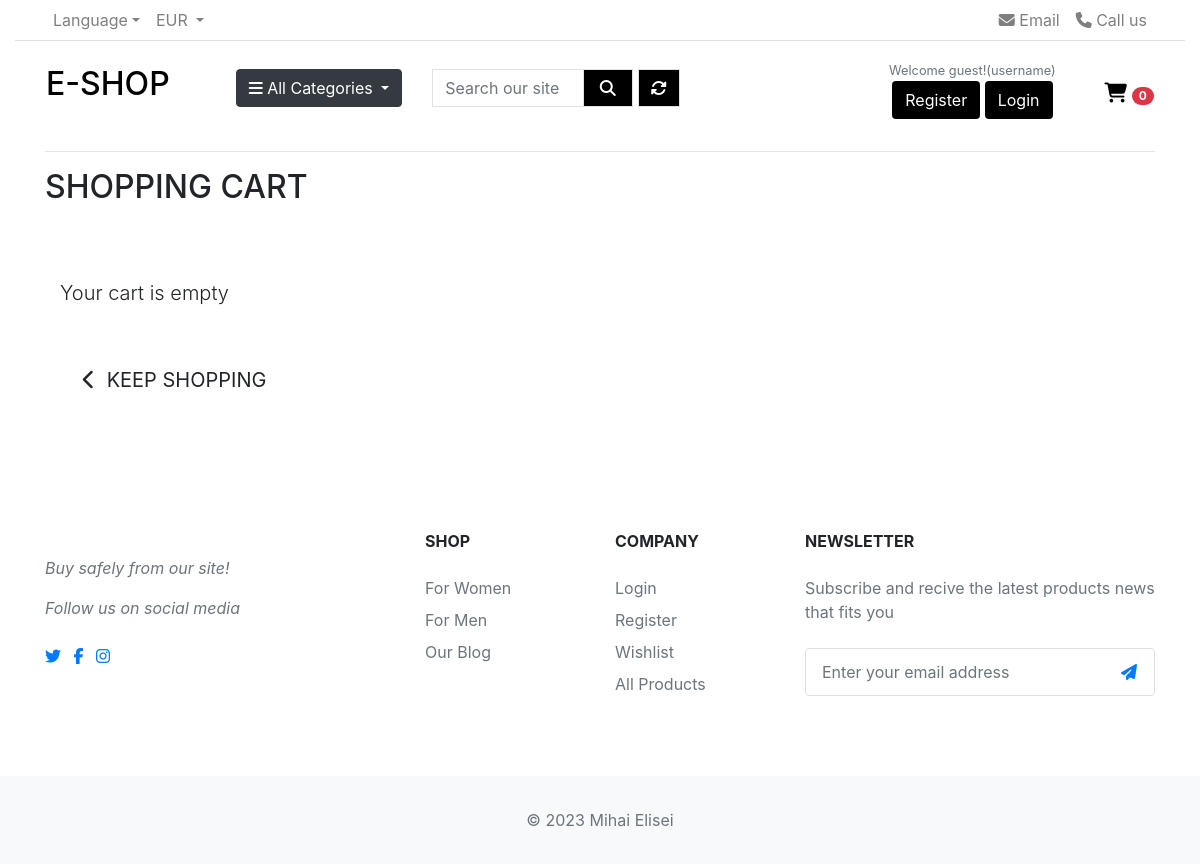
Page /cart/ on the earlier database version.
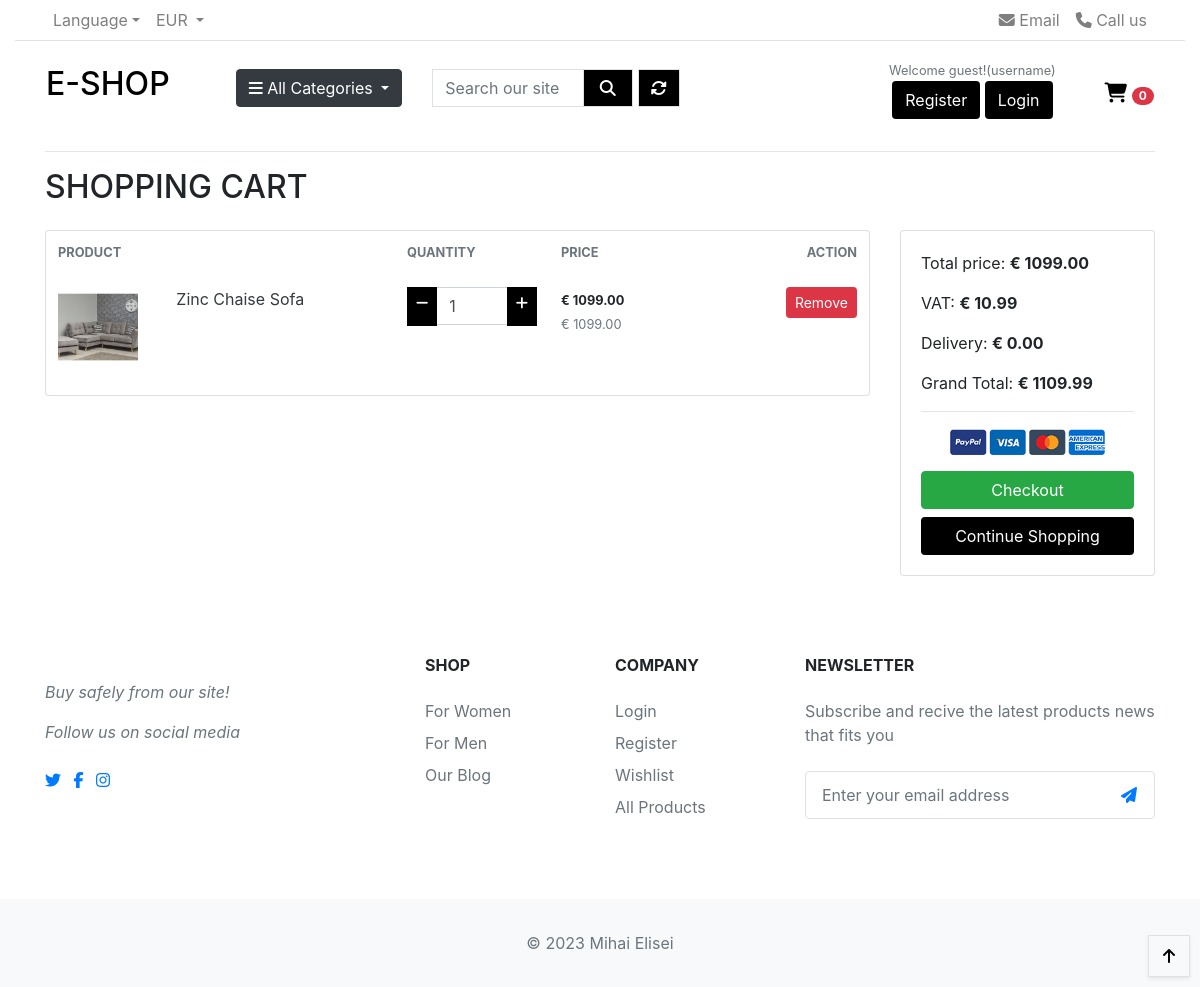
Same page on the later database version.
### cart/models.py (models this page shows, shortened)
class CartItem(models.Model):
    product = models.ForeignKey(Product, on_delete=models.CASCADE)
    variations = models.ManyToManyField(Variation, blank=True)
    cart = models.ForeignKey(Cart, on_delete=models.CASCADE)
    quantity = models.IntegerField()
    is_active = models.BooleanField(default=True)
    def sub_total(self):
        return self.product.price * self.quantity

### products/models.py (models this page shows, shortened)
class Product(models.Model):
    category = models.ForeignKey('Category', null=True, blank=True,
                                 on_delete=models.SET_NULL)
    name = models.CharField(max_length=254, unique=True)
    slug = models.SlugField(max_length=254, unique=True)
    description = models.TextField()
    stock = models.IntegerField()
    is_available = models.BooleanField(default=True)
    price = models.DecimalField(max_digits=8, decimal_places=2)
    rating = models.DecimalField(max_digits=6, decimal_places=2, null=True,
                                 blank=True)
    image_url = models.URLField(max_length=1024, null=True, blank=True)
    image = models.ImageField(null=True, blank=True)
    created_date = models.DateTimeField(auto_now_add=True)
    updated_date = models.DateTimeField(auto_now=True)

### cart/views.py (the view)
# urls.py: path('', views.view_cart, name='view_cart'),
def view_cart(request):
    return render(request, 'cart/cart.html')

### cart/contexts.py (called while the page is built)
def counter(request):
    cart_count = 0
    if 'admin' in request.path:
        return {}
    else:
        try:
            cart = Cart.objects.filter(cart_id=_cart_id(request))
            cart_items = CartItem.objects.all().filter(cart=cart[:1])
            for cart_item in cart_items:
                cart_count += cart_item.quantity
        except Cart.DoesNotExist:
            cart_count = 0
    return dict(cart_count=cart_count)

### cart/views.py (called while the page is built)
def _cart_id(request):
    cart = request.session.session_key  # Get the session id
    if not cart:
        cart = request.session.create()
    return cart

### products/contexts.py (called while the page is built)
def category_links(request):
    categories = Category.objects.all()
    return dict(categories=categories)

### products/models.py (called while the page is built)
    def get_url(self):
        return reverse('products_by_category', args=[self.slug])

### cart/templates/cart/cart.html (shortened to what the changed rows need)
{% extends 'base.html' %}
{% load static %}
{% block content %}
<div class="container mb-2">
    <div class="row">
        <div class="col">
            <h2 class="logo-font mb-4"> Shopping Cart</h2>
        </div>
    </div>
    <div class="row">
        <div class="col">
            {% if cart_items %}
            <div class="row">
                <div class="col-lg-9">
                    <div class="card">
                        <table class="table table-borderless table-shopping-cart">
                            <thead class="text-muted">
                                <tr class="small text-uppercase">
                                    <th scope="col">Product</th>
                                    <th scope="col" width="120">Quantity</th>
                                    <th scope="col" width="120">Price</th>
                                    <th scope="col" class="text-right" width="200">Action </th>
                                </tr>
                            </thead>
                            <tbody>
                                {% for cart_item in cart_items %}
                                <tr>
                                    <td>
                                        <div class="row">
                                            <div class="col-lg-4 col-md-6 col-sm-12">
                                                {% if cart_item.product.image %}
                                                <img src="{{ cart_item.product.image.url }}" class="img-sm">
                                                {% else %}
                                                <img src="/media/noimage.png" class="img-sm">
                                                {% endif %}
                                            </div>
                                            <div class="col-lg-8 col-md-6 col-sm-12">
                                                <a href="{% url 'product_detail' cart_item.product.id %}"
                                                    class="title text-dark  d-block">{{ cart_item.product.name }}</a>
                                                <br>
                                            </div>
                                        </div>
                                    </td>
                                    <td>
                                        <div class="input-group input-spinner" style="width: 130px;">
                                            <div class="input-group-prepend">
                                                <a class=" btn btn-sm btn-black rounded-0"
                                                    href="{% url 'remove_from_cart' cart_item.product.id cart_item.id %}"
                                                    id="button-plus"> <i class="fa fa-minus"></i> </a>
                                            </div>
                                            <input type="text" class="form-control" value="{{ cart_item.quantity }}">
                                            <div class="input-group-append">
                                                <form action="{% url 'add_to_cart' cart_item.product.id %}"
                                                    method="POST">
                                                    <button class="btn btn-sm btn-black rounded-0" type="submit"
                                                        id="button-minus"> <i class="fa fa-plus"
                                                            style="height: 25px;"></i> </button>
                                                </form>
                                            </div>
                                        </div>
                                    </td>
                                    <td>
                                        <div class="price-wrap">
                                            <small class="price"><b> &euro; {{ cart_item.sub_total }}</b></small><br>
                                            <small class="text-muted">&euro; {{ cart_item.product.price }}</small>
                                        </div>
                                    </td>
                                    <td>
                                        <div>
                                            <a class="btn btn-sm remove-item btn-danger float-right"
                                                href="{% url 'remove_cart_item' cart_item.product.id cart_item.id %}">Remove</a>
                                        </div>
                                    </td>
                                </tr>
                                <div class="btt-button shadow-sm rounded-0 border border-black">
                                    <a class="btt-link d-flex h-100">
                                        <i class="fas fa-arrow-up text-black mx-auto my-auto"></i>
                                    </a>
                                </div>
                                {% endfor %}
                            </tbody>
                        </table>
                    </div>
                </div>
                <div class="col-lg-3">
                    <div class="card">
                        <div class="card-body">
                            <div>
                                <p>Total price: <strong class="text-right">&euro; {{ total | floatformat:2 }}</strong>
                                </p>
                            </div>
                            <div>
                                <p>VAT: <strong>&euro; {{ vat | floatformat:2 }}</strong>
                                </p>
                            </div>
                            <div>
                                <p>Delivery: <strong>&euro; {{ delivery | floatformat:2 }}</strong>
                                </p>
                            </div>
                            <div>
                                <p>Grand Total: <strong>&euro; {{ grand_total | floatformat:2 }}</strong>
                                </p>
                            </div>
                            <hr>
                            <p class="text-center mb-3">
                                <img src="/media/payments.png" height="26">
                            </p>
                            <a href="{% url 'checkout' %}" class="btn btn-success btn-block"> Checkout </a>
                            <a href="{% url 'products' %}" class="btn btn-black btn-block">Continue Shopping</a>
                        </div>
                    </div>
                </div>
            </div>
            {% else %}
            <div class="col-12 mb-5 mt-5">
                <p class="lead mb-5">Your cart is empty</p>
                <a href="{% url 'products' %}" class="btn bnt-outline-black rounded-0 btn-lg">
                    <span class="icon">
                        <i class="fas fa-chevron-left"></i>
                    </span>
                    <span class="text-uppercase">Keep Shopping</span>
                </a>
            </div>
            {% endif %}
        </div>
    </div>
</div>
{% endblock %}

Differences in the rows shown:
added CartItem: product.image (picture), product.name "Zinc Chaise Sofa", quantity "1", sub_total "1099.00", product.price "1099.00"
Other differences:
{{ total | floatformat:2 }}: (not shown) → "1099.00"
{{ vat | floatformat:2 }}: (not shown) → "10.99"
{{ delivery | floatformat:2 }}: (not shown) → "0.00"
{{ grand_total | floatformat:2 }}: (not shown) → "1109.99"
text no longer shown: "Your cart is empty KEEP SHOPPING"
text now shown: "PRODUCT QUANTITY PRICE ACTION Total price: € VAT: € Delivery: € Grand Total: € Checkout Continue Shopping"
